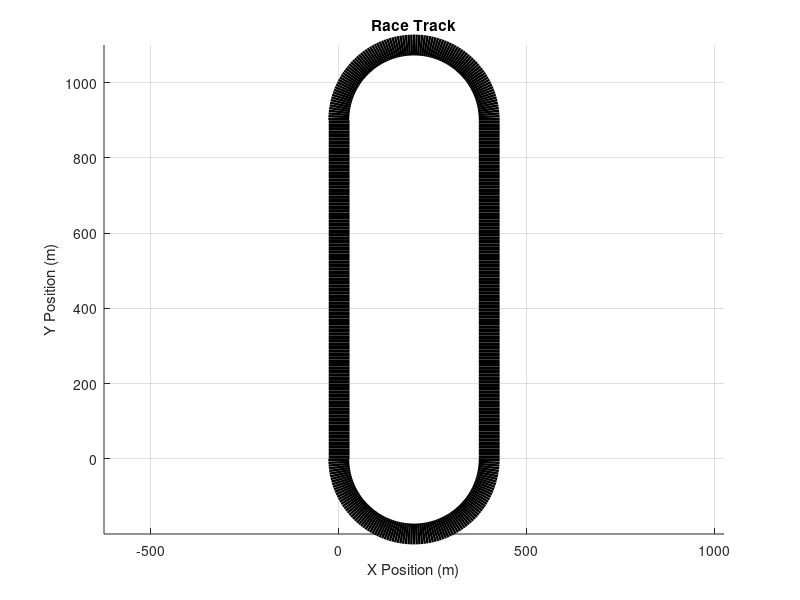

Reproduce this figure in MATLAB.
% Define parameters
radius_curved = 200; % Radius of curved sections
length_straight = 900; % Length of straight sections
track_width = 15;

% Define points for the track

theta3 = linspace(pi, 2*pi, 100); % Curved section 1
x1 = radius_curved * cos(theta3) + radius_curved; % Adjusted for starting position
y1 = radius_curved * sin(theta3); % Adjusted for starting position

x2 = ones(1, 100); % Straight section 1
y2 = linspace(0, length_straight, 100);

theta1 = linspace(0, pi, 100); % Curved section 2
x3 = radius_curved * cos(theta1) + radius_curved; % Adjusted for starting position
y3 = radius_curved * sin(theta1) + length_straight; % Adjusted for starting position

x4 = zeros(1, 100) + 2 * radius_curved; % Straight section 2
y4 = linspace(length_straight, 0, 100);

% Define parameters
patch_width = 2; % Width of the patch
patch_length = 4; % Length of the patch
initial_position = [0, 0]; % Initial position of the patch

% Define the vertices of the patch __ Can't figure out what is wrong with
% this
patch_vertices = [
    initial_position(1) - (1/2 * patch_width), initial_position(2);
    initial_position(1) + (1/2 * patch_width), initial_position(2);
    initial_position(1) + (1/2 * patch_width), initial_position(2) + patch_length;
    initial_position(1) - (1/2 * patch_width), initial_position(2) + patch_length
];

% Plot the race track __ Works but isn't technically continuous
figure;
hold on;
plot(x1, y1, 'k', 'LineWidth', 15); % Curved section 1
plot(x2, y2, 'k', 'LineWidth', 15); % Straight section 1
plot(x3, y3, 'k', 'LineWidth', 15); % Curved section 2
plot(x4, y4, 'k', 'LineWidth', 15); % Straight section 2
hold off;

% Plot the initial position of the patch
% patch_handle = patch(patch_vertices(:, 1), patch_vertices(:, 2), 'r');

% Concatenate the coordinates for a continuous line __ Doesn't work (adds
% weird bars)
% x_track = [x1, x2, x3, x4];
% y_track = [y1, y2, y3, y4];

% Plot the race track __ goes with code above
% figure;
% plot(x_track, y_track, 'k', 'LineWidth', track_width);

% Attempting to repeat the patch but it does not work
% x_patch = ones(1, 100);
% y_patch = linspace(0, length_straight, 100);
% c = 'r';
% patch(x_patch, y_patch, c)

axis equal;
xlabel('X Position (m)');
ylabel('Y Position (m)');
title('Race Track');
grid on;
